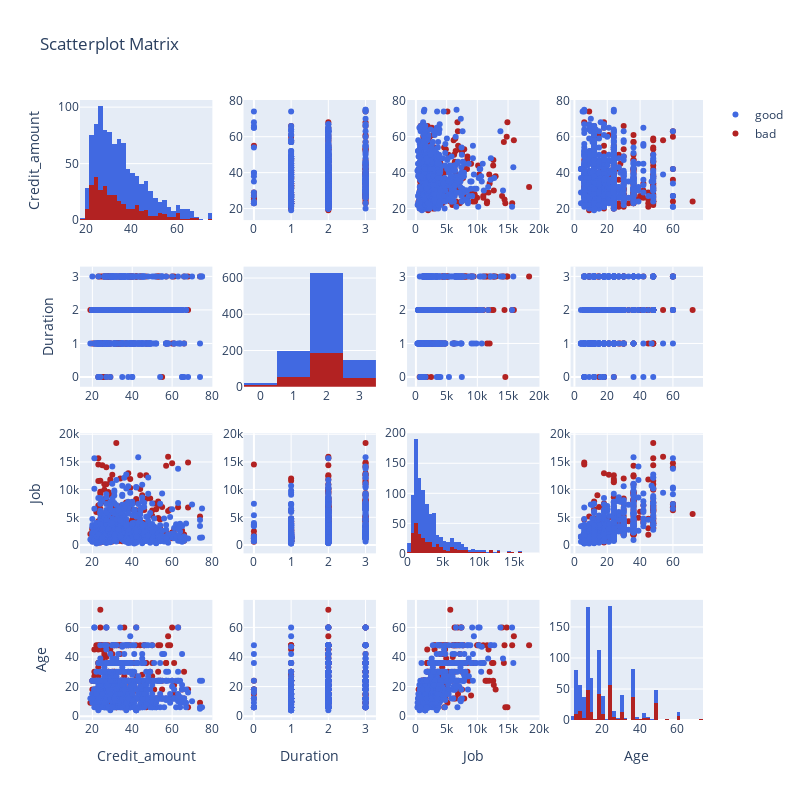

This figure's notebook cell:
### Code cell
# ---> Looking at correlations in the form of Scatterplots.

import chart_studio.plotly as py
import plotly.figure_factory as ff

import numpy as np
import pandas as pd

numeric_vals = df.select_dtypes(exclude=['object'])


risks = df['Risk'].values.tolist()

colormap = ['#b22222', '#4169e1']

numeric_matrix = numeric_vals.to_numpy()


dataframe = pd.DataFrame(numeric_matrix,
                         columns=['Credit_amount', 'Duration', 'Job', 'Age', 'Risk'])

dataframe['Risk'] = pd.Series(risks)


fig = ff.create_scatterplotmatrix(dataframe, diag='histogram', index='Risk', colormap=colormap,
                                  height=800, width=800)
iplot(fig, filename='Histograms along Diagonal Subplots')

### Figure 1 — Plotly figure (JSON) as saved in the notebook; plotly's stock layout.template omitted (floating-point values rounded to 4 significant figures; data arrays with more than 128 entries replaced by an {"elided": "..."} marker saying what was removed)
{"data": [{"marker": {"color": "rgb(178, 34, 34)"}, "showlegend": false, "type": "histogram", "x": {"elided": "300 int values"}, "xaxis": "x", "yaxis": "y"}, {"marker": {"color": "rgb(65, 105, 225)"}, "showlegend": false, "type": "histogram", "x": {"elided": "700 int values"}, "xaxis": "x", "yaxis": "y"}, {"marker": {"color": "rgb(178, 34, 34)", "size": 6}, "mode": "markers", "name": "bad", "showlegend": true, "type": "scatter", "x": {"elided": "300 int values"}, "xaxis": "x2", "y": {"elided": "300 int values"}, "yaxis": "y2"}, {"marker": {"color": "rgb(65, 105, 225)", "size": 6}, "mode": "markers", "name": "good", "showlegend": true, "type": "scatter", "x": {"elided": "700 int values"}, "xaxis": "x2", "y": {"elided": "700 int values"}, "yaxis": "y2"}, {"marker": {"color": "rgb(178, 34, 34)", "size": 6}, "mode": "markers", "name": "bad", "showlegend": false, "type": "scatter", "x": {"elided": "300 int values"}, "xaxis": "x3", "y": {"elided": "300 int values"}, "yaxis": "y3"}, {"marker": {"color": "rgb(65, 105, 225)", "size": 6}, "mode": "markers", "name": "good", "showlegend": false, "type": "scatter", "x": {"elided": "700 int values"}, "xaxis": "x3", "y": {"elided": "700 int values"}, "yaxis": "y3"}, {"marker": {"color": "rgb(178, 34, 34)", "size": 6}, "mode": "markers", "name": "bad", "showlegend": false, "type": "scatter", "x": {"elided": "300 int values"}, "xaxis": "x4", "y": {"elided": "300 int values"}, "yaxis": "y4"}, {"marker": {"color": "rgb(65, 105, 225)", "size": 6}, "mode": "markers", "name": "good", "showlegend": false, "type": "scatter", "x": {"elided": "700 int values"}, "xaxis": "x4", "y": {"elided": "700 int values"}, "yaxis": "y4"}, {"marker": {"color": "rgb(178, 34, 34)", "size": 6}, "mode": "markers", "name": "bad", "showlegend": false, "type": "scatter", "x": {"elided": "300 int values"}, "xaxis": "x5", "y": {"elided": "300 int values"}, "yaxis": "y5"}, {"marker": {"color": "rgb(65, 105, 225)", "size": 6}, "mode": "markers", "name": "good", "showlegend": false, "type": "scatter", "x": {"elided": "700 int values"}, "xaxis": "x5", "y": {"elided": "700 int values"}, "yaxis": "y5"}, {"marker": {"color": "rgb(178, 34, 34)"}, "showlegend": false, "type": "histogram", "x": {"elided": "300 int values"}, "xaxis": "x6", "yaxis": "y6"}, {"marker": {"color": "rgb(65, 105, 225)"}, "showlegend": false, "type": "histogram", "x": {"elided": "700 int values"}, "xaxis": "x6", "yaxis": "y6"}, {"marker": {"color": "rgb(178, 34, 34)", "size": 6}, "mode": "markers", "name": "bad", "showlegend": false, "type": "scatter", "x": {"elided": "300 int values"}, "xaxis": "x7", "y": {"elided": "300 int values"}, "yaxis": "y7"}, {"marker": {"color": "rgb(65, 105, 225)", "size": 6}, "mode": "markers", "name": "good", "showlegend": false, "type": "scatter", "x": {"elided": "700 int values"}, "xaxis": "x7", "y": {"elided": "700 int values"}, "yaxis": "y7"}, {"marker": {"color": "rgb(178, 34, 34)", "size": 6}, "mode": "markers", "name": "bad", "showlegend": false, "type": "scatter", "x": {"elided": "300 int values"}, "xaxis": "x8", "y": {"elided": "300 int values"}, "yaxis": "y8"}, {"marker": {"color": "rgb(65, 105, 225)", "size": 6}, "mode": "markers", "name": "good", "showlegend": false, "type": "scatter", "x": {"elided": "700 int values"}, "xaxis": "x8", "y": {"elided": "700 int values"}, "yaxis": "y8"}, {"marker": {"color": "rgb(178, 34, 34)", "size": 6}, "mode": "markers", "name": "bad", "showlegend": false, "type": "scatter", "x": {"elided": "300 int values"}, "xaxis": "x9", "y": {"elided": "300 int values"}, "yaxis": "y9"}, {"marker": {"color": "rgb(65, 105, 225)", "size": 6}, "mode": "markers", "name": "good", "showlegend": false, "type": "scatter", "x": {"elided": "700 int values"}, "xaxis": "x9", "y": {"elided": "700 int values"}, "yaxis": "y9"}, {"marker": {"color": "rgb(178, 34, 34)", "size": 6}, "mode": "markers", "name": "bad", "showlegend": false, "type": "scatter", "x": {"elided": "300 int values"}, "xaxis": "x10", "y": {"elided": "300 int values"}, "yaxis": "y10"}, {"marker": {"color": "rgb(65, 105, 225)", "size": 6}, "mode": "markers", "name": "good", "showlegend": false, "type": "scatter", "x": {"elided": "700 int values"}, "xaxis": "x10", "y": {"elided": "700 int values"}, "yaxis": "y10"}, {"marker": {"color": "rgb(178, 34, 34)"}, "showlegend": false, "type": "histogram", "x": {"elided": "300 int values"}, "xaxis": "x11", "yaxis": "y11"}, {"marker": {"color": "rgb(65, 105, 225)"}, "showlegend": false, "type": "histogram", "x": {"elided": "700 int values"}, "xaxis": "x11", "yaxis": "y11"}, {"marker": {"color": "rgb(178, 34, 34)", "size": 6}, "mode": "markers", "name": "bad", "showlegend": false, "type": "scatter", "x": {"elided": "300 int values"}, "xaxis": "x12", "y": {"elided": "300 int values"}, "yaxis": "y12"}, {"marker": {"color": "rgb(65, 105, 225)", "size": 6}, "mode": "markers", "name": "good", "showlegend": false, "type": "scatter", "x": {"elided": "700 int values"}, "xaxis": "x12", "y": {"elided": "700 int values"}, "yaxis": "y12"}, {"marker": {"color": "rgb(178, 34, 34)", "size": 6}, "mode": "markers", "name": "bad", "showlegend": false, "type": "scatter", "x": {"elided": "300 int values"}, "xaxis": "x13", "y": {"elided": "300 int values"}, "yaxis": "y13"}, {"marker": {"color": "rgb(65, 105, 225)", "size": 6}, "mode": "markers", "name": "good", "showlegend": false, "type": "scatter", "x": {"elided": "700 int values"}, "xaxis": "x13", "y": {"elided": "700 int values"}, "yaxis": "y13"}, {"marker": {"color": "rgb(178, 34, 34)", "size": 6}, "mode": "markers", "name": "bad", "showlegend": false, "type": "scatter", "x": {"elided": "300 int values"}, "xaxis": "x14", "y": {"elided": "300 int values"}, "yaxis": "y14"}, {"marker": {"color": "rgb(65, 105, 225)", "size": 6}, "mode": "markers", "name": "good", "showlegend": false, "type": "scatter", "x": {"elided": "700 int values"}, "xaxis": "x14", "y": {"elided": "700 int values"}, "yaxis": "y14"}, {"marker": {"color": "rgb(178, 34, 34)", "size": 6}, "mode": "markers", "name": "bad", "showlegend": false, "type": "scatter", "x": {"elided": "300 int values"}, "xaxis": "x15", "y": {"elided": "300 int values"}, "yaxis": "y15"}, {"marker": {"color": "rgb(65, 105, 225)", "size": 6}, "mode": "markers", "name": "good", "showlegend": false, "type": "scatter", "x": {"elided": "700 int values"}, "xaxis": "x15", "y": {"elided": "700 int values"}, "yaxis": "y15"}, {"marker": {"color": "rgb(178, 34, 34)"}, "showlegend": false, "type": "histogram", "x": {"elided": "300 int values"}, "xaxis": "x16", "yaxis": "y16"}, {"marker": {"color": "rgb(65, 105, 225)"}, "showlegend": false, "type": "histogram", "x": {"elided": "700 int values"}, "xaxis": "x16", "yaxis": "y16"}], "layout": {"barmode": "stack", "height": 800, "showlegend": true, "title": {"text": "Scatterplot Matrix"}, "width": 800, "xaxis": {"anchor": "y", "domain": [0, 0.2125]}, "xaxis10": {"anchor": "y10", "domain": [0.2625, 0.475]}, "xaxis11": {"anchor": "y11", "domain": [0.525, 0.7375]}, "xaxis12": {"anchor": "y12", "domain": [0.7875, 1]}, "xaxis13": {"anchor": "y13", "domain": [0, 0.2125], "title": {"text": "Credit_amount"}}, "xaxis14": {"anchor": "y14", "domain": [0.2625, 0.475], "title": {"text": "Duration"}}, "xaxis15": {"anchor": "y15", "domain": [0.525, 0.7375], "title": {"text": "Job"}}, "xaxis16": {"anchor": "y16", "domain": [0.7875, 1], "title": {"text": "Age"}}, "xaxis2": {"anchor": "y2", "domain": [0.2625, 0.475]}, "xaxis3": {"anchor": "y3", "domain": [0.525, 0.7375]}, "xaxis4": {"anchor": "y4", "domain": [0.7875, 1]}, "xaxis5": {"anchor": "y5", "domain": [0, 0.2125]}, "xaxis6": {"anchor": "y6", "domain": [0.2625, 0.475]}, "xaxis7": {"anchor": "y7", "domain": [0.525, 0.7375]}, "xaxis8": {"anchor": "y8", "domain": [0.7875, 1]}, "xaxis9": {"anchor": "y9", "domain": [0, 0.2125]}, "yaxis": {"anchor": "x", "domain": [0.8063, 1], "title": {"text": "Credit_amount"}}, "yaxis10": {"anchor": "x10", "domain": [0.2687, 0.4625]}, "yaxis11": {"anchor": "x11", "domain": [0.2687, 0.4625]}, "yaxis12": {"anchor": "x12", "domain": [0.2687, 0.4625]}, "yaxis13": {"anchor": "x13", "domain": [0, 0.1938], "title": {"text": "Age"}}, "yaxis14": {"anchor": "x14", "domain": [0, 0.1938]}, "yaxis15": {"anchor": "x15", "domain": [0, 0.1938]}, "yaxis16": {"anchor": "x16", "domain": [0, 0.1938]}, "yaxis2": {"anchor": "x2", "domain": [0.8063, 1]}, "yaxis3": {"anchor": "x3", "domain": [0.8063, 1]}, "yaxis4": {"anchor": "x4", "domain": [0.8063, 1]}, "yaxis5": {"anchor": "x5", "domain": [0.5375, 0.7312], "title": {"text": "Duration"}}, "yaxis6": {"anchor": "x6", "domain": [0.5375, 0.7312]}, "yaxis7": {"anchor": "x7", "domain": [0.5375, 0.7312]}, "yaxis8": {"anchor": "x8", "domain": [0.5375, 0.7312]}, "yaxis9": {"anchor": "x9", "domain": [0.2687, 0.4625], "title": {"text": "Job"}}}}
